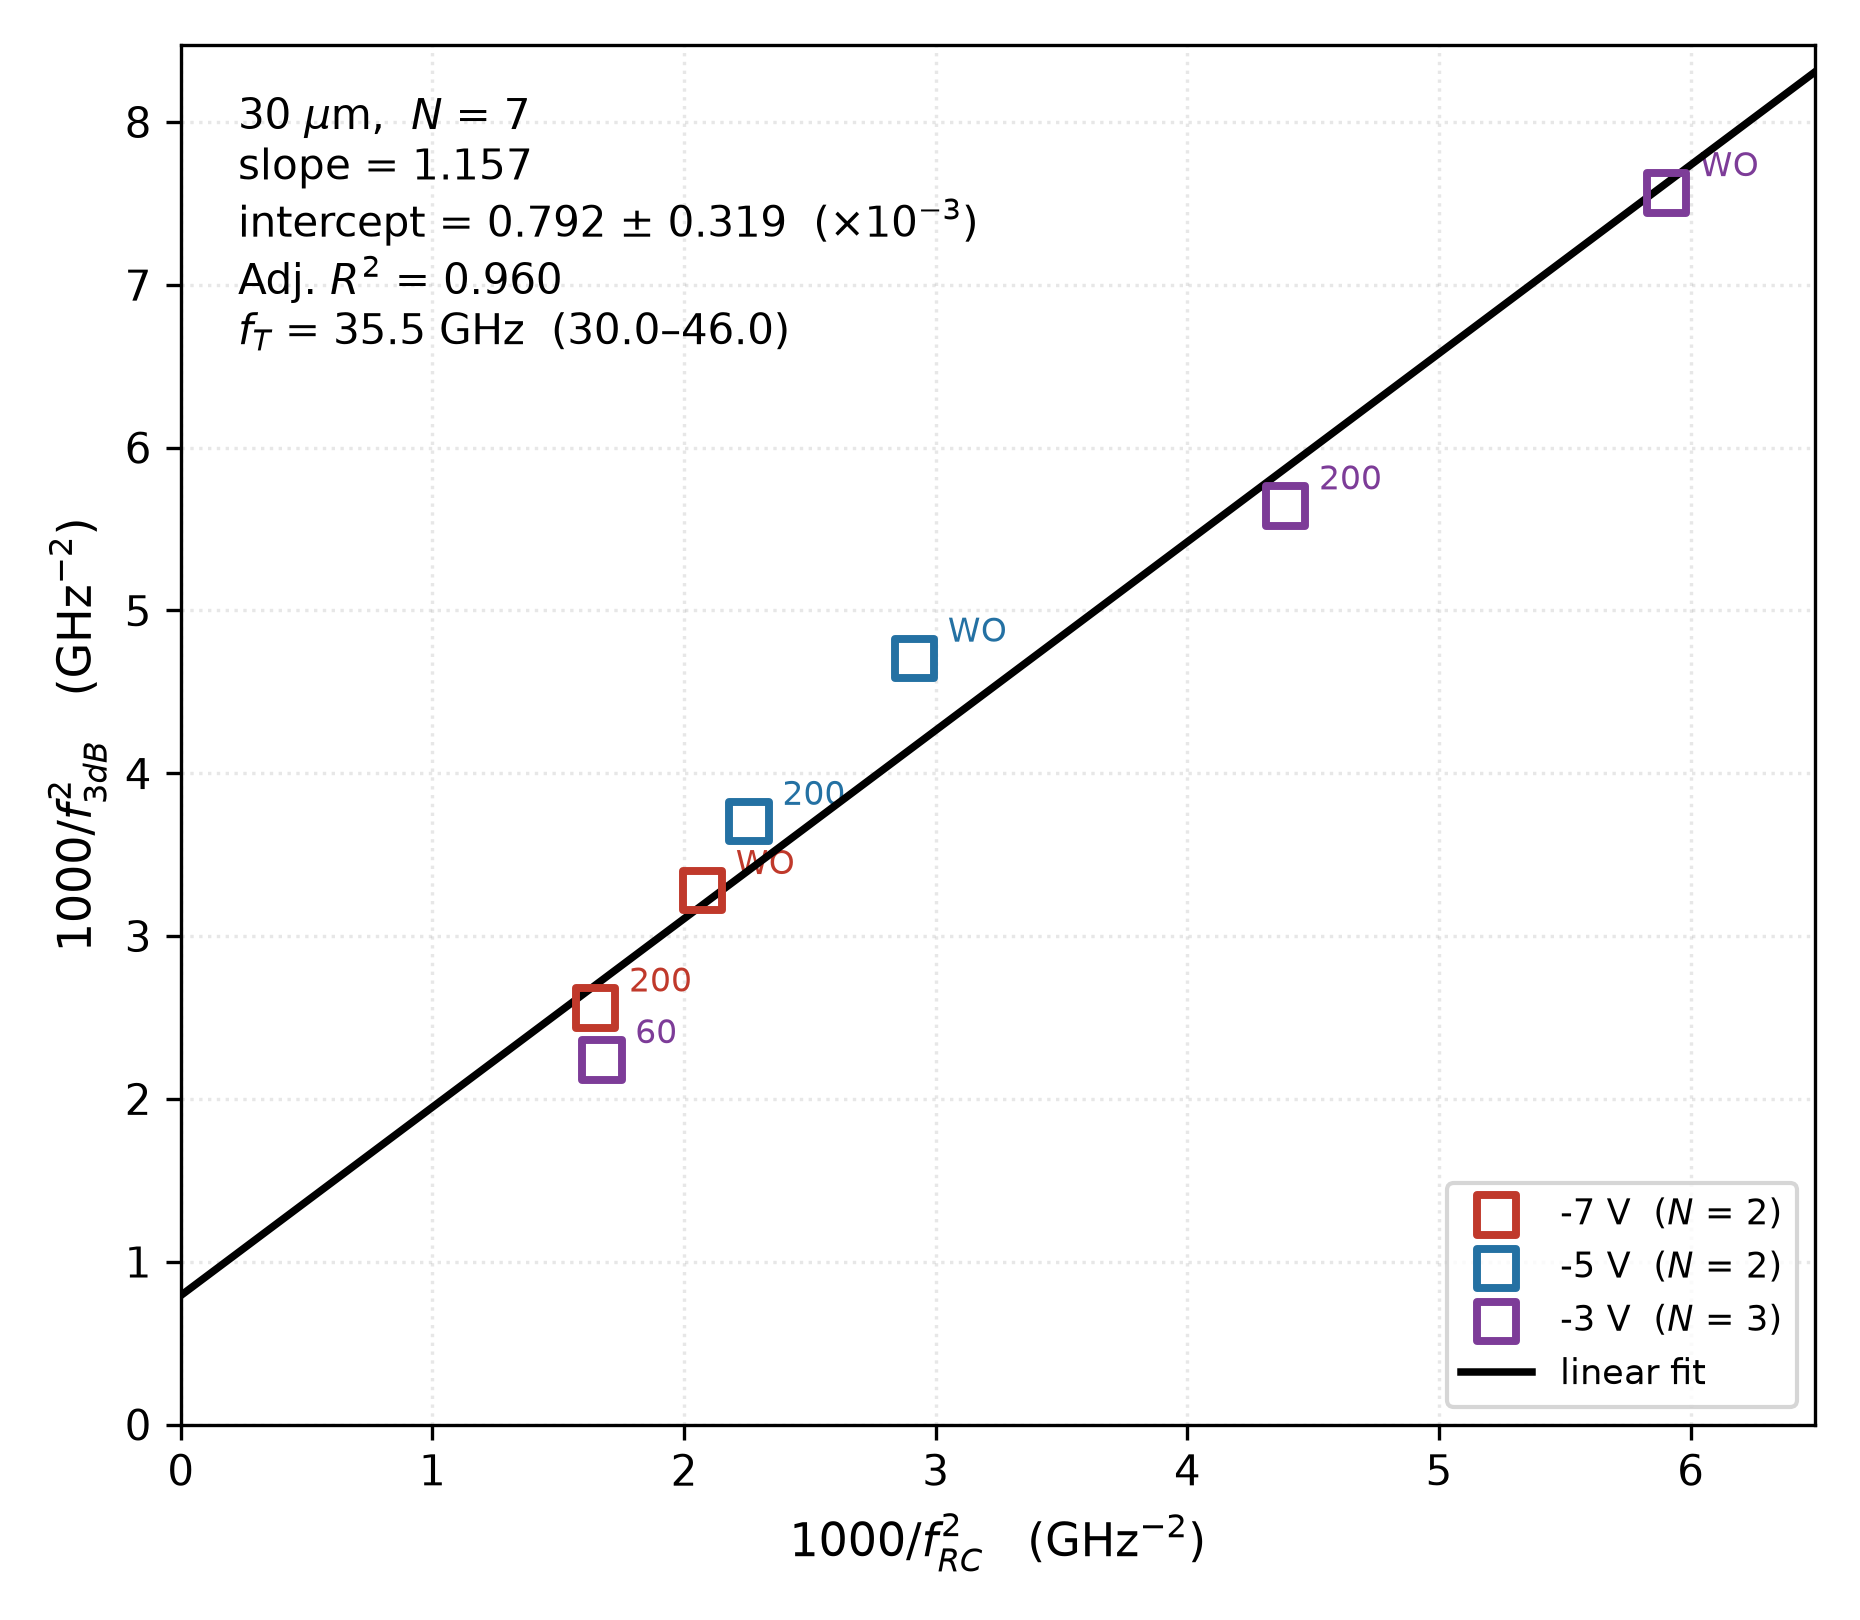

Generate this figure with Python:
"""30 um, untruncated sweeps only: the 7 points and their linear fit."""
import numpy as np, pandas as pd
import matplotlib
matplotlib.use('Agg')
import matplotlib.pyplot as plt

t = pd.read_csv('ft_userbw.csv')
g = t[(t.D == 30) & t.ok].copy().sort_values('x')

x, y = g.x.values, g.y.values
A = np.vstack([x, np.ones_like(x)]).T
(sl, b), *_ = np.linalg.lstsq(A, y, rcond=None)
res = y - A @ [sl, b]
r2 = 1 - (res**2).sum()/((y - y.mean())**2).sum()
adj = 1 - (1 - r2)*(len(x) - 1)/(len(x) - 2)
cov = (res**2).sum()/(len(x) - 2)*np.linalg.inv(A.T @ A)
b_se = np.sqrt(cov[1, 1])
fT, lo, hi = (np.sqrt(1000/v) for v in (b, b + b_se, b - b_se))
print(f'N={len(x)} slope={sl:.3f} intercept={b:+.3f}+-{b_se:.3f} '
      f'AdjR2={adj:.3f} f_T={fT:.1f} GHz ({lo:.1f}-{hi:.1f})')
print(g[['V', 'lab', 'f_RC', 'f3', 'fmax', 'x', 'y']].to_string(
      index=False, float_format=lambda v: f'{v:.2f}'))

CV = {-3: '#7d3c98', -5: '#2471a3', -7: '#c0392b'}
fig, ax = plt.subplots(figsize=(6.2, 5.4))
for V in (-7, -5, -3):
    q = g[g.V == V]
    ax.scatter(q.x, q.y, s=90, marker='s', facecolor='none', edgecolor=CV[V],
               lw=1.9, zorder=5, label=f'{V} V  ($N$ = {len(q)})')
for _, r in g.iterrows():
    ax.annotate(r.lab, (r.x, r.y), textcoords='offset points', xytext=(8, 4),
                fontsize=8, color=CV[r.V])
xr = np.linspace(0, x.max()*1.1, 40)
ax.plot(xr, sl*xr + b, 'k-', lw=1.8, zorder=4, label='linear fit')
ax.annotate(f'30 $\\mu$m,  $N$ = {len(x)}\n'
            f'slope = {sl:.3f}\n'
            f'intercept = {b:.3f} $\\pm$ {b_se:.3f}  ($\\times10^{{-3}}$)\n'
            f'Adj. $R^2$ = {adj:.3f}\n'
            f'$f_T$ = {fT:.1f} GHz  ({lo:.1f}–{hi:.1f})',
            xy=(0.035, 0.965), xycoords='axes fraction', va='top', fontsize=10)
ax.set_xlabel(r'$1000/f_{RC}^{2}$   (GHz$^{-2}$)', fontsize=11)
ax.set_ylabel(r'$1000/f_{3dB}^{2}$   (GHz$^{-2}$)', fontsize=11)
ax.set_xlim(0, x.max()*1.1); ax.set_ylim(0, y.max()*1.12)
ax.grid(alpha=.3, ls=':')
ax.legend(fontsize=8.5, loc='lower right')
fig.tight_layout()
fig.savefig('ft_userbw_30um_clean.png', dpi=300)
print('wrote ft_userbw_30um_clean.png')
